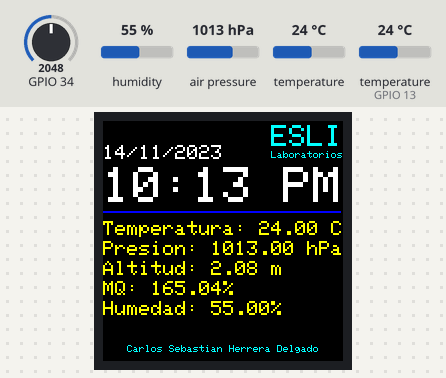
The sketch below on a simulated ESP32. Parts: 240×240 colour display. The inputs (shaded band) are chosen by the test bench; at power-on: humidity 55 %, air pressure 1013 hPa, GPIO 34 = 2048, temperature 24 °C, temperature (sensor on GPIO 13) 24 °C. WiFi joins after 1.5 s; servers stay silent unless stated; the local clock reads 2024-03-15 10:24:30 at power-on unless the sketch sets it; storage starts empty; no MQTT or app messages arrive unless stated; what the sketch prints to the serial monitor is not drawn.

Above: at 3.0 s.
3.1 s: humidity set to 22 %
At 4.7 s:
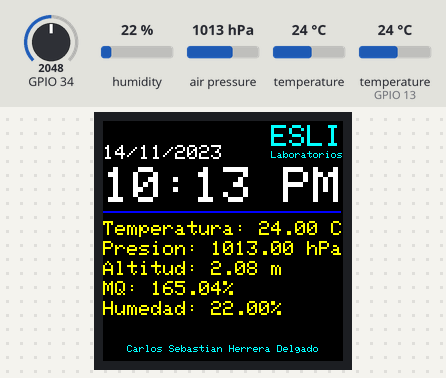
5.8 s: air pressure set to 952 hPa
At 7.1 s:
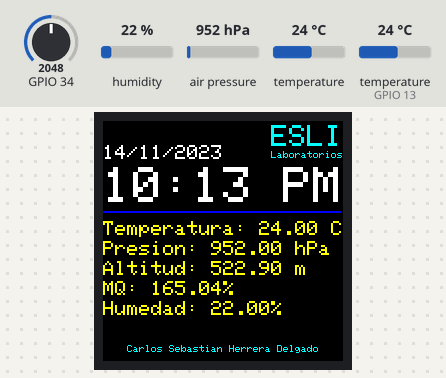
7.5 s: GPIO 34 set to 2866
At 8.2 s:
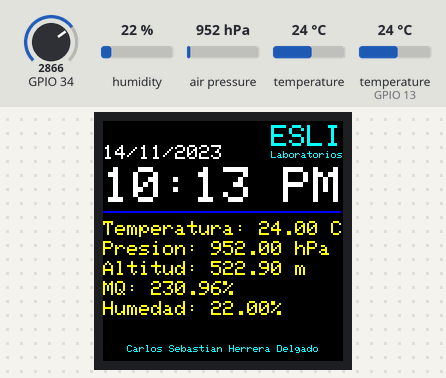
9.0 s: temperature (sensor 0) set to 9 °C
At 9.5 s:
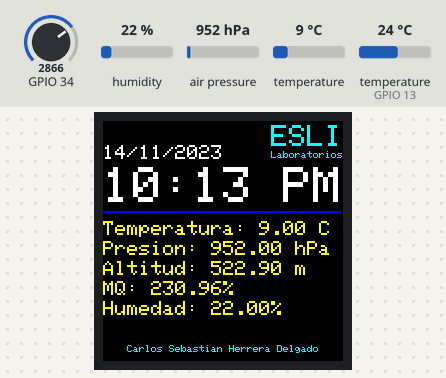
10.5 s: humidity set to 40 %
At 12.3 s:
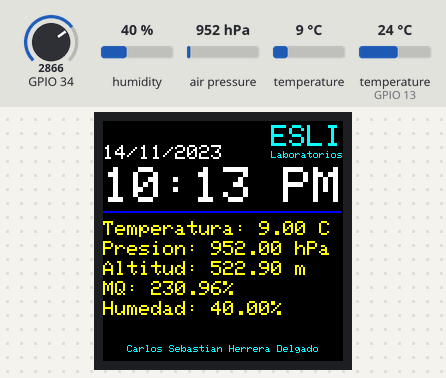
12.9 s: GPIO 34 set to 3972
At 13.5 s:
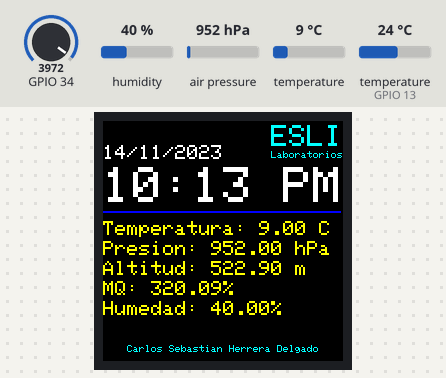
Timing chart, 0 to 15.9 s (numbered marks = the images above; inputs shaded):
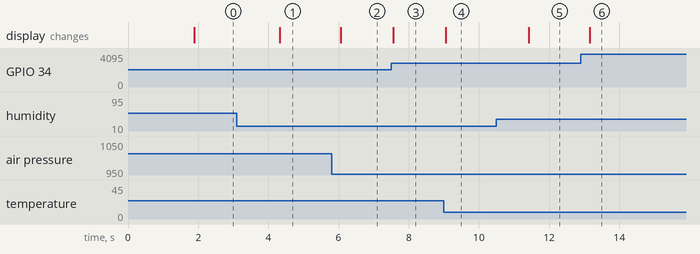

The sketch:

esli.ino
```cpp
#include <Adafruit_GFX.h>
#include <Adafruit_ST7789.h>
#include <SPI.h>
#include <reloc.h>
#include <Wire.h>
#include <Adafruit_Sensor.h>
#include <Adafruit_BMP280.h>
#include <esede.h>
#include <ArduinoJson.h>
#include <DHT.h>
#include <MQTT.h>

#define DHTPIN 13       // Pin al que está conectado el DHT11
#define DHTTYPE DHT11
#define TFT_CS    5     // Pin Chip Select
#define TFT_RST   4     // Pin Reset
#define TFT_DC    2     // Pin Data/Command

// Crea el objeto de la pantalla ST7789
Adafruit_ST7789 tft = Adafruit_ST7789(TFT_CS, TFT_DC, TFT_RST);
DS1307_RTC RTC;
MicroSD MSD;
Adafruit_BMP280 bmp;
DHT dht(DHTPIN, DHTTYPE);
String temp;
MQTT mqtt;

JsonDocument doc;
String json;

int minuto;
int contador = 0;

void setup()
{
  Serial.begin(9600);
  Serial.println("");
  Serial.print(F("Iniciando reloj... "));
  RTC.RTC_init(__DATE__, __TIME__);
  //RTC.RTC_init();
  Serial.println(F("Terminado"));
  Serial.print(F("Iniciando microSD... "));
  MSD.MicroSD_init();
  Serial.println(F("Terminado"));

  Serial.print(F("Iniciando sensor... "));
  if (!bmp.begin(0x76))
  {  // Cambia a 0x77 si tu sensor usa esa dirección
    while (1);  // Detiene el programa si el sensor no es detectado
  }
  Serial.println(F("Terminado"));
  tft.init(240, 240);
  tft.setRotation(2);
  tft.fillScreen(ST77XX_BLACK);

  tft.setTextColor(ST77XX_CYAN);
  tft.setTextSize(3);
  tft.setCursor(168, 4);
  tft.print("ESLI");

  tft.setTextSize(1);
  tft.setCursor(168, 30);
  tft.print("Laboratorios");

  tft.fillRect(0, 90, 238, 2, ST77XX_BLUE);

  tft.setCursor(24, 224);
  tft.print("Carlos Sebastian Herrera Delgado");

  RTC.Time();

  tft.setTextSize(2);
  tft.setTextColor(ST77XX_WHITE);
  tft.setCursor(0, 24);
  tft.print(RTC.fecha2);

  tft.setTextSize(5);
  tft.setTextColor(ST77XX_WHITE);
  tft.setCursor(0, 46);
  tft.print(RTC.hora);

  minuto = RTC.min;

  doc["hora"] = RTC.hora;
  doc["fecha"] = RTC.fecha2;
  doc["temperatura"] = 0;
  doc["presion"] = 0;
  doc["altitud"] = 0;
  doc["humedad"] = 0;
  doc["mq"] = 0;
  serializeJson(doc, json);
  MSD.writeFile(json);

  Serial.print(F("Iniciando MQTT... "));
  mqtt.setup_WiFi ( );
  mqtt.set_MQTT_server ( );
  mqtt.set_MQTT_callback (  );
  Serial.println(F("Terminado"));
}

void loop()
{
  RTC.Time();
  float temperatura = bmp.readTemperature();      // Temperatura en grados Celsius
  float presion = bmp.readPressure() / 100.0F;    // Presión en hPa
  float altitud = bmp.readAltitude(1013.25);
  float voltaje = (analogRead(34) / 4095.0) * 330;
  float humedad = dht.readHumidity();
  doc["temperatura"] = temperatura;
  doc["presion"] = presion;
  doc["altitud"] = altitud;
  doc["humedad"] = humedad;
  doc["mq"] = voltaje;
  if (minuto != RTC.min)
  {
    tft.setTextSize(2);
    tft.setTextColor(ST77XX_WHITE);
    tft.setCursor(0, 24);
    tft.fillRect(0, 24, 96, 16, ST77XX_BLACK);
    tft.print(RTC.fecha2);

    tft.setTextSize(5);
    tft.setTextColor(ST77XX_WHITE);
    tft.setCursor(0, 46);
    tft.fillRect(0, 46, 240, 40, ST77XX_BLACK);
    tft.print(RTC.hora);
    minuto = RTC.min;
  }

  tft.setTextSize(2);
  tft.setTextColor(ST77XX_YELLOW);

  tft.setCursor(0, 100);
  tft.fillRect(0, 100, 240, 16, ST77XX_BLACK);
  temp = "Temperatura: " + (String)temperatura + " C";
  tft.print(temp);

  tft.setCursor(0, 120);
  tft.fillRect(0, 120, 240, 16, ST77XX_BLACK);
  temp = "Presion: " + (String)presion + " hPa";
  tft.print(temp);

  tft.setCursor(0, 140);
  tft.fillRect(0, 140, 240, 16, ST77XX_BLACK);
  temp = "Altitud: " + (String)altitud + " m";
  tft.print(temp);

  tft.setCursor(0, 180);
  tft.fillRect(0, 180, 240, 16, ST77XX_BLACK);
  temp = "Humedad: " + (String)humedad + "%";
  tft.print(temp);

  tft.setCursor(0, 160);
  tft.fillRect(0, 160, 240, 16, ST77XX_BLACK);
  temp = "MQ: " + (String)voltaje + "%";
  tft.print(temp);

  contador++;
  if (contador == 5)
  {
    doc["hora"] = RTC.hora;
    doc["fecha"] = RTC.fecha2;
    serializeJson(doc, json);
    if (!mqtt.conectado())
    {
      mqtt.reconnect_MQTT();
    }
    mqtt.publish_MQTT(json);
    MSD.writeFile(json);
    contador = 0;
  }
  delay(400);
}
```

esede.h
```cpp
#ifndef MicroSD_h
#define MicroSD_h
/* Librerías fabricante necesarias para utilizar la MicroSD */
#include <SD.h>
#include <SPI.h>

#define MICROSD_PIN 15    /* Pin de control MicroSD */
File MicroSD_File;       /* Archivo para escribir  o leer en la MicroSD */
class MicroSD  {
  // VARIABLES
  public:
    String filename = "/prieto123.txt";   /* Nombre de archivo que incluye "/" que indica la ubicación en raíz */
  // MÉTODOS
  public:
   void MicroSD_init ( void );
   void writeFile ( String );
   String readFile ( void );

};

void MicroSD::MicroSD_init ( void ){

   while ( !SD.begin ( MICROSD_PIN ) ) {
        Serial.println ( F ( "Falló la inicialización del módulo MicroSD"  ));
        delay(1000);
    }
    //Serial.println ( F ( "La librería MicroSD ha inicializado con éxito" ) );
}

String MicroSD::readFile()
{
  String text;
  File textFile = SD.open("/prieto.txt");
  if (textFile)
  {
    while (textFile.available())
    {
      text += (char)textFile.read();
    }
    textFile.close();
  }
  else
  {
    // Si no existe el archivo
    //serializeJson(doc, text);
    writeFile(text);
  }
  Serial.println(text);
  return text;
}
void MicroSD::writeFile(String text)
{
  File textFile = SD.open("/prieto.txt", FILE_WRITE);
  if (textFile)
  {
    textFile.print(text);
    textFile.close();
    Serial.println(text); //readFile()
  }
  else
  {
    Serial.println("Caca");
  }
}

#endif
```

mqtt.h
```cpp
/* Se incluye librería y se crea objeto para la configuración del cliente WiFi */
#include <WiFi.h>
  WiFiClient ESP32_WIFI;

/* Se incluye librería paa utilizar el protocolo de telemetría MQTT, con el objeto correspondiente */
#include "PubSubClient.h"
  PubSubClient client ( ESP32_WIFI );

/* Directivas de configuración de red y parámetros MQTT */
#define HOTSPOT_WIFI  "pito"            /* Nombre del punto de acceso a conectarse */
#define HOTSPOT_PWD   "12345678"                       /* Contraseña de la red */
#define MQTT_SERVER   "test.mosquitto.org"     /* Dirección del Broker MQTT */
#define MQTT_PORT     1883                     /* Puerto del Broker MQTT */
#define TXTOPIC       "eslitop"         /* Nombre del topic de publicación */
#define RXTOPIC       "/topesli"         /* Nombre del topic de suscripción */
#define RXTOPIC1      "/esli2"        /* Nombre del topic de suscripción */

/* Clase para la gestión de la red WiFi y el protocolo MQTT */
class MQTT {

  public:
  /* MÉTODOS */
  public:
  bool conectado();
    void subscribe_MQTT ( void );            /* Conecta al usuario como un suscriptor MQTT */
    void publish_MQTT ( String );              /* Conecta al usuario como un pulicador MQTT */
    void reconnect_MQTT ( void );            /* Realiza la reconexión al servidor MQTT */
    void setup_WiFi ( void );                /* Configura lo necesario para conectarse a una red WiFi */
    void set_MQTT_server ( void );           /* Establece la dirección del Broker MQTT a utilizar */
    void set_MQTT_callback ( void );         /* Se configura la obtención de la información como suscriptor */
    static void callback ( char* , byte* , unsigned int ); /* Método que obtiene la trama realizada en las suscripciones */

  };

/*~~~~~~~~~~~~~~~~~~~~~~~~~~~~~~~~~~~~~~~~~~~~~~~~~~~ set_MQTT_server ( void ) ~~~~~~~~~~~~~~~~~~~~~~~~~~~~~~~~~~~~~~~
*                      Función que configura el puerto y la dirección del Broker MQTT a utilizar.                     *
* ~~~~~~~~~~~~~~~~~~~~~~~~~~~~~~~~~~~~~~~~~~~~~~~~~~~~~~~~~~~~~~~~~~~~~~~~~~~~~~~~~~~~~~~~~~~~~~~~~~~~~~~~~~~~~~~~~~*/

void MQTT :: set_MQTT_server ( void ) {

  client.setServer ( MQTT_SERVER, MQTT_PORT );            /* Función librería PubsubClient */

}
bool MQTT::conectado()
{
  return client.connected();
}

/*~~~~~~~~~~~~~~~~~~~~~~~~~~~~~~~~~~~~~~~~~~~~~~~~~~~ set_MQTT_callback ( void ) ~~~~~~~~~~~~~~~~~~~~~~~~~~~~~~~~~~~~
*                      Función que configura la función que recibirá la trama proveniente de los datos              *
*                      mostrados en la suscripción .                                                                *
* ~~~~~~~~~~~~~~~~~~~~~~~~~~~~~~~~~~~~~~~~~~~~~~~~~~~~~~~~~~~~~~~~~~~~~~~~~~~~~~~~~~~~~~~~~~~~~~~~~~~~~~~~~~~~~~~~~~*/

void MQTT :: set_MQTT_callback ( void ) {

  client.setCallback (this -> callback);                 /* Función librería PubsubClient */

}

/*~~~~~~~~~~~~~~~~~~~~~~~~~~~~~~~~~~~~~~~~~~~~~~~~~~~ subscribe_MQTT ( void ) ~~~~~~~~~~~~~~~~~~~~~~~~~~~~~~~~~~~~~~~
*                      Función que se suscribe a un topic MQTT, puede tener múltiples suscripciones.                *
* ~~~~~~~~~~~~~~~~~~~~~~~~~~~~~~~~~~~~~~~~~~~~~~~~~~~~~~~~~~~~~~~~~~~~~~~~~~~~~~~~~~~~~~~~~~~~~~~~~~~~~~~~~~~~~~~~~~*/

void MQTT :: subscribe_MQTT ( void ) {

  client.subscribe( RXTOPIC );                           /* Función librería PubsubClient */
  //client.subscribe( RXTOPIC1 );                          /* Función librería PubsubClient */

}

/*~~~~~~~~~~~~~~~~~~~~~~~~~~~~~~~~~~~~~~~~~~~~~~~~~~~ publish_MQTT ( void ) ~~~~~~~~~~~~~~~~~~~~~~~~~~~~~~~~~~~~~~~
*                      Función que publica información hacia a un topic MQTT.                                       *
* ~~~~~~~~~~~~~~~~~~~~~~~~~~~~~~~~~~~~~~~~~~~~~~~~~~~~~~~~~~~~~~~~~~~~~~~~~~~~~~~~~~~~~~~~~~~~~~~~~~~~~~~~~~~~~~~~~~*/

void MQTT :: publish_MQTT ( String msgs ) {

  String hola = "Es más dura la verdura";
  //Serial.println ( F ( "Publicando información" ) );
  //client.publish( TXTOPIC, "Siiiuuuuu");                 /* Función librería PubsubClient */
  client.publish(TXTOPIC, msgs.c_str());
  Serial.println(msgs);

}

/*~~~~~~~~~~~~~~~~~~~~~~~~~~~~~~~~~~~~~~~~~~~~~~~~~~~ reconnect_MQTT ( void ) ~~~~~~~~~~~~~~~~~~~~~~~~~~~~~~~~~~~~~~~
*                      Función que se reeconecta al servidor MQTT como cliente, tanto para publicar como suscribirse*
*                      a un topic.                                                                                  *
* ~~~~~~~~~~~~~~~~~~~~~~~~~~~~~~~~~~~~~~~~~~~~~~~~~~~~~~~~~~~~~~~~~~~~~~~~~~~~~~~~~~~~~~~~~~~~~~~~~~~~~~~~~~~~~~~~~~*/

void MQTT :: reconnect_MQTT ( void ) {

  if ( ! client.connected ( ) ) {                         /* ¿Está el cliente desconectado? */

    while ( ! client.connected ( ) ) {                    /* Mientras que está desconectado */

      Serial.print ( F ( "Conectando nuevamente al servidor" ) );

      if ( client.connect ( "Client_test" ) ) {             /* Si el cliente se conecta, el cliente puede tener autentificación */

        Serial.println ( F ( "Cliente conectado" ) );

        subscribe_MQTT ( );                                 /* Suscribirse al topic */

      } else {
                                                  /* Si el cliente no se conecta */
        Serial.print ( F ( "Falló al conectarse, tipo de error: " ) );
        Serial.print ( client.state ( ) );                  /* Mostrar el estado o error, e intentarlo nuevamente */
        Serial.println ( F ( "Intentando nuevamente en 5 segundos" ) );
          delay ( 5000 );

        }
    }
  }
  client.loop ( );

}

/*~~~~~~~~~~~~~~~~~~~~~~~~~~~~~~~~~~~~~~~~~~~~~~~~~~~ setup_WiFi ( void ) ~~~~~~~~~~~~~~~~~~~~~~~~~~~~~~~~~~~~~~~~~~~
*                      Función que se configura y se conecta a una red WiFi                                         *
* ~~~~~~~~~~~~~~~~~~~~~~~~~~~~~~~~~~~~~~~~~~~~~~~~~~~~~~~~~~~~~~~~~~~~~~~~~~~~~~~~~~~~~~~~~~~~~~~~~~~~~~~~~~~~~~~~~~*/

void MQTT :: setup_WiFi ( void ) {

  delay ( 10 );
  Serial.println ( F ( "Configurando WiFi: " ) );
  WiFi.begin ( HOTSPOT_WIFI, HOTSPOT_PWD );               /* Iniciar intentos de conexión hacia la red WiFi */


  while ( WiFi.status ( ) != WL_CONNECTED ) {            /* Mientras que no se haya conectado a la red especificada */

    delay ( 500 );
    Serial.print ( F ( "." ) );                                /* Mostrar un mensaje de espera */

  }
  //Serial.println ( "WiFi configurado con la IP: " );

}

/*~~~~~~~~~~~~~~~~~~~~~~~~~~~~~~~~~~~~~~~~~~~~~~~~~~~ callback ( char* topic, byte* message, unsigned int length ) ~~~~~~~~~~~~~~~~~~~~~~~~~~~~~~~~~~~~~~~~~~~
*                      Función que obtiene los mensajes mandados hacia el topic al cual se está suscrito                                                      *
*                      NOTA: Los paráetros de está función están de acuerdo con los que vienen en la librería Pubsubclient                                    *
* ~~~~~~~~~~~~~~~~~~~~~~~~~~~~~~~~~~~~~~~~~~~~~~~~~~~~~~~~~~~~~~~~~~~~~~~~~~~~~~~~~~~~~~~~~~~~~~~~~~~~~~~~~~~~~~~~~~~~~~~~~~~~~~~~~~~~~~~~~~~~~~~~~~~~~~~~~~~~*/

void MQTT :: callback(char* topic, byte* message, unsigned int length) {

  Serial.print ( F ( "Ha llegado un mensaje de: " ) );
  Serial.println ( topic );                             /* Topic al cual se está suscrito */

  String messageTemp;

  for ( int i = 0; i < length; i++ ) {
    //Serial.print((char)message[i]);
    messageTemp += (char)message[i];                    /* El mensaje proviene en bytes por lo que es necesario concatenarlo */
  }

  Serial.println( messageTemp );


  }
```

reloc.h
```cpp
#include <Wire.h>
#include <RTClib.h>
RTC_DS1307 rtc;

class DS1307_RTC
{
  public:
    uint8_t hr = 0, min = 0, sec = 0, day = 0, month = 0;
    uint16_t year = 0;
    String hora = "", fecha = "", fecha2 = "";

  public:
    void RTC_init(const char*, const char*);
    //void RTC_init(void);
    void Time(void);
    void reloc(void);
    /*void GetDate(void);
    void GetTime(void);*/
};

void DS1307_RTC::RTC_init(const char* dat, const char* hou)
//void DS1307_RTC::RTC_init()
{
  while (!rtc.begin())
  {                  /* Mientras que el reloj no se ha iniciado. */
    Serial.println(F("Hay un error de reconocimiento del RTC, revisa conexiones y alimentación"));
    Serial.flush();                           /* Espera a que se transmita la información serial correctamente. */
    delay(3000);
    //abort();
  }
  rtc.adjust(DateTime(dat, hou));
  //rtc.adjust(DateTime(__DATE__, __TIME__));
}
void DS1307_RTC::Time(void)
{
  DateTime date = rtc.now();
  sec = date.second();
  min = date.minute();
  hr = date.hour();
  day = date.day();
  month = date.month();
  year = date.year();
  reloc();
}
void DS1307_RTC::reloc(void)
{
  hora = "";
  int horas2 = hr;
  if (horas2 == 0)
  {
    horas2 = 12;
  }
  else
  {
    if (horas2 > 12)
    {
      horas2 -= 12;
    }
  }

  if (horas2 < 10)
  {
    hora += '0';
  }
  hora += horas2;


  hora += ':';
  if (min < 10)
  {
    hora += '0';
  }
  hora += min;
  if (hr < 12)
  {
    hora += " AM";
  }
  else
  {
    hora += " PM";
  }

  fecha2 = "";
  if (day < 10)
  {
    fecha2 += '0';
  }
  fecha2 += day;
  fecha2 += "/";
  if (month < 10)
  {
    fecha2 += '0';
  }
  fecha2 += month;
  fecha2 += "/";
  fecha2 += year;
}
/*void DS1307_RTC::GetDate(void)
{
  sec = date.second();
  min = date.minute();
  hr = date.hour();
  day = date.day();
  month = date.month();
  year = date.year();
}
void DS1307_RTC::GetTime(void)
{
  DateTime date = rtc.now();
  sec = date.second();
  min = date.minute();
  hr = date.hour();
  day = date.day();
  month = date.month();
  year = date.year();
}*/
```

Measured:
- after the input at 3.1 s, the display: changes after 1.2 s (image 1)
- after the input at 5.8 s, the display: changes after 0.26 s (image 2)
- after the input at 7.5 s, the display: changes after 0.06 s (image 3)
- after the input at 9.0 s, the display: changes after 0.06 s (image 4)
- after the input at 10.5 s, the display: changes after 0.92 s (image 5)
- after the input at 12.9 s, the display: changes after 0.25 s (image 6)
